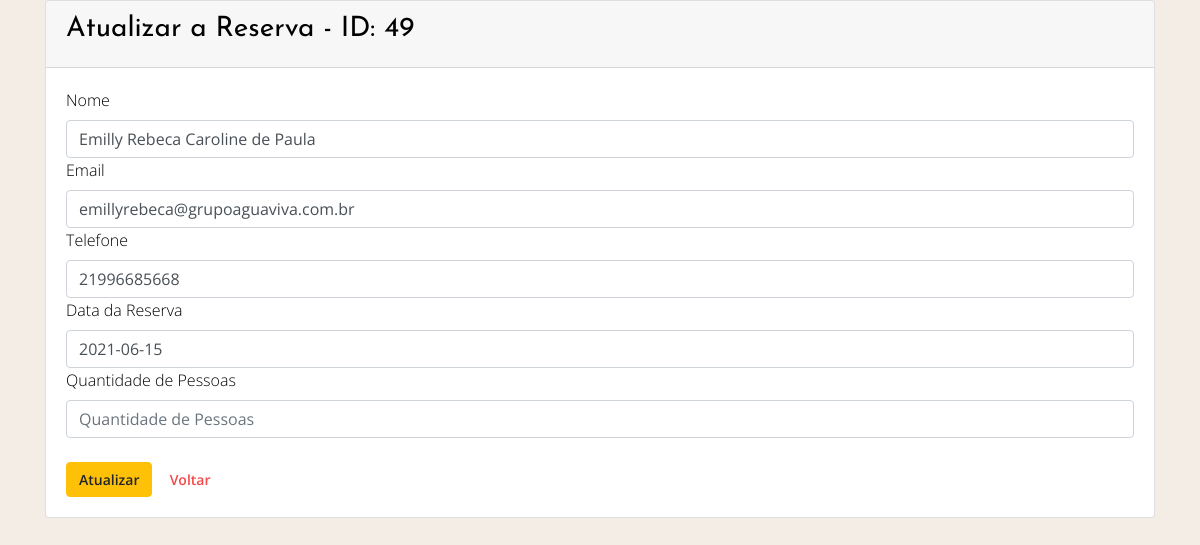
The app's page /admin/gerenciador/update.php?id=49 (signed in) with its own data.
### tables this page shows
CREATE TABLE `reservas` (
  `id` int(11) NOT NULL,
  `nome` varchar(220) NOT NULL DEFAULT '',
  `email` varchar(220) NOT NULL,
  `telefone` varchar(50) NOT NULL,
  `data` date NOT NULL,
  `quantidade` varchar(10) NOT NULL
);

### admin/gerenciador/update.php (the view, shortened to what this page needs)
<?php
$id = null;
if (!empty($_GET['id'])) {
    $id = $_REQUEST['id'];
}
if (!empty($_POST)) {
    $nomeErro = null;
    $emailErro = null;
    $telefoneErro = null;
    $dataErro = null;
    $qtdErro = null;
    $nome = $_POST['nome'];
    $email = $_POST['email'];
    $telefone = $_POST['telefone'];
    $data = $_POST['data'];
    $qtd = $_POST['quantidade'];
    $validacao = true;
    if (empty($nome)) {
        $nomeErro = 'Por favor digite o nome.';
        $validacao = false;
    }
    if (empty($email)) {
        $emailErro = 'Por favor digite o email!';
        $validacao = false;
    } else if (!filter_var($email, FILTER_VALIDATE_EMAIL)) {
        $emailErro = 'Por favor digite um email válido!';
        $validacao = false;
    }
    if (empty($telefone)) {
        $telefoneErro = 'Por favor digite seu TEL/CEL.';
        $validacao = false;
    }
    if (empty($data)) {
        $dataErro = date("m.d.y",$timestamp);
        $validacao = false;
    }
    if (empty($qtd)) {
        $qtdErro = 'Por favor digite a quantidade de pessoas.';
        $validacao = false;
    }
    if ($validacao) {
        $pdo = Banco::conectar();
        $pdo->setAttribute(PDO::ATTR_ERRMODE, PDO::ERRMODE_EXCEPTION);
        $sql = "UPDATE reservas SET nome = ?, email = ?, telefone = ?, data = ?, quantidade = ? WHERE id = ?";
        $q = $pdo->prepare($sql);
        $q->execute(array($nome, $email, $telefone, $data, $qtd, $id));
        Banco::desconectar();
        header("Location: index.php");
    }
} else {
    $pdo = Banco::conectar();
    $pdo->setAttribute(PDO::ATTR_ERRMODE, PDO::ERRMODE_EXCEPTION);
    $sql = "SELECT * FROM reservas where id = ?";
    $q = $pdo->prepare($sql);
    $q->execute(array($id));
    $data = $q->fetch(PDO::FETCH_ASSOC);
    $nome = $data['nome'];
    $email = $data['email'];
    $telefone = $data['telefone'];
    $data = $data['data'];
    $qtd = $data['quantidade'];
}
?>
<!DOCTYPE html>
<html lang="pt-br">
<head>
	<link rel="stylesheet" href="vendor/bootstrap/bootstrap.min.css">
    <link rel="stylesheet" href="vendor/select2/select2.min.css">
    <link rel="stylesheet" href="vendor/owlcarousel/owl.carousel.min.css">
    <link rel="stylesheet" href="https://cdn.rawgit.com/noelboss/featherlight/1.7.13/release/featherlight.min.css">
    <link rel="stylesheet" href="https://cdnjs.cloudflare.com/ajax/libs/tempusdominus-bootstrap-4/5.0.1/css/tempusdominus-bootstrap-4.min.css">
    <link rel="stylesheet" href="https://cdnjs.cloudflare.com/ajax/libs/font-awesome/5.8.1/css/brands.css">
    <link rel="stylesheet" href="https://cdn.linearicons.com/free/1.0.0/icon-font.min.css">
    <link rel="stylesheet" href="https://use.fontawesome.com/releases/v5.8.1/css/all.css">
    <link rel="stylesheet" href="css/style.min.css">
</head>
<body>
<div class="container">
    <div class="span10 offset1">
        <div class="card">
            <div class="card-header">
                <h3 class="well"> Atualizar a Reserva - ID: <?php echo $id ?></h3>
            </div>
            <div class="card-body">
                <form class="form-horizontal" action="update.php?id=<?php echo $id ?>" method="post">
                    <div class="control-group <?php echo !empty($nomeErro) ? 'error' : ''; ?>">
                        <label class="control-label">Nome</label>
                        <div class="controls">
                            <input name="nome" class="form-control" size="50" type="text" placeholder="Nome"
                                   value="<?php echo !empty($nome) ? $nome : ''; ?>">
                        </div>
                    </div>
                    <div class="control-group <?php echo !empty($emailErro) ? 'error' : ''; ?>">
                        <label class="control-label">Email</label>
                        <div class="controls">
                            <input name="email" class="form-control" size="40" type="text" placeholder="Email"
                                   value="<?php echo !empty($email) ? $email : ''; ?>">
                        </div>
                    </div>
                    <div class="control-group <?php echo !empty($telefoneErro) ? 'error' : ''; ?>">
                        <label class="control-label">Telefone</label>
                        <div class="controls">
                            <input name="telefone" class="form-control" size="30" type="text" placeholder="Telefone"
                                   value="<?php echo !empty($telefone) ? $telefone : ''; ?>">
                        </div>
                    </div>
                    <div class="control-group <?php echo !empty($dataErro) ? 'error' : ''; ?>">
                        <label class="control-label">Data da Reserva</label>
                        <div class="controls">
                            <input name="data" class="form-control" size="40" type="text" placeholder="Data"
                                   value="<?php echo !empty($data) ? $data : ''; ?>">
                        </div>
                    </div>
                    <div class="control-group <?php echo !empty($qtdErro) ? 'error' : ''; ?>">
                        <label class="control-label">Quantidade de Pessoas</label>
                        <div class="controls">
                            <input name="quantidade" class="form-control" size="30" type="number" placeholder="Quantidade de Pessoas" min="1" max="5"
                                   value="<?php echo !empty($qtd) ? $qtd : ''; ?>">
                        </div>
                    </div>
                    <br/>
                    <div class="form-actions">
                        <button type="submit" class="btn btn-warning">Atualizar</button>
                        <a href="index.php" type="btn" class="btn btn-default">Voltar</a>
                    </div>
                </form>
            </div>
        </div>
    </div>
</div>
</body>
</html>

### records on screen
reservas: nome "Emilly Rebeca Caroline de Paula", email "emillyrebeca@grupoaguaviva.com.br", telefone "21996685668", data "2021-06-15"

### other values on screen
$id "49"
